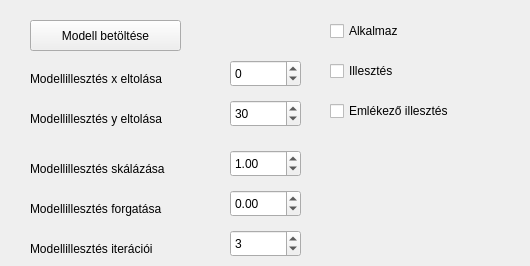
    <widget class="QWidget" name="tab_3">
     <attribute name="title">
      <string>B modell</string>
     </attribute>
     <widget class="QPushButton" name="loadModelB">
      <property name="geometry">
       <rect>
        <x>30</x>
        <y>20</y>
        <width>151</width>
        <height>31</height>
       </rect>
      </property>
      <property name="text">
       <string>Modell betöltése</string>
      </property>
     </widget>
     <widget class="QDoubleSpinBox" name="modelRotB">
      <property name="geometry">
       <rect>
        <x>230</x>
        <y>190</y>
        <width>71</width>
        <height>27</height>
       </rect>
      </property>
      <property name="minimum">
       <double>-10.000000000000000</double>
      </property>
      <property name="singleStep">
       <double>0.010000000000000</double>
      </property>
     </widget>
     <widget class="QSpinBox" name="xShiftB">
      <property name="geometry">
       <rect>
        <x>230</x>
        <y>60</y>
        <width>71</width>
        <height>27</height>
       </rect>
      </property>
      <property name="minimum">
       <number>-100</number>
      </property>
     </widget>
     <widget class="QLabel" name="xShiftLabel_2">
      <property name="geometry">
       <rect>
        <x>30</x>
        <y>70</y>
        <width>181</width>
        <height>17</height>
       </rect>
      </property>
      <property name="text">
       <string>Modellillesztés x eltolása</string>
      </property>
     </widget>
     <widget class="QLabel" name="yShiftLabel_2">
      <property name="geometry">
       <rect>
        <x>30</x>
        <y>110</y>
        <width>181</width>
        <height>17</height>
       </rect>
      </property>
      <property name="text">
       <string>Modellillesztés y eltolása</string>
      </property>
     </widget>
     <widget class="QLabel" name="modelRotLabel_2">
      <property name="geometry">
       <rect>
        <x>30</x>
        <y>200</y>
        <width>181</width>
        <height>17</height>
       </rect>
      </property>
      <property name="text">
       <string>Modellillesztés forgatása</string>
      </property>
     </widget>
     <widget class="QLabel" name="modelScaleLabel_2">
      <property name="geometry">
       <rect>
        <x>30</x>
        <y>160</y>
        <width>181</width>
        <height>17</height>
       </rect>
      </property>
      <property name="text">
       <string>Modellillesztés skálázása</string>
      </property>
     </widget>
     <widget class="QLabel" name="modelIterationsLabel_2">
      <property name="geometry">
       <rect>
        <x>30</x>
        <y>240</y>
        <width>181</width>
        <height>17</height>
       </rect>
      </property>
      <property name="text">
       <string>Modellillesztés iterációi</string>
      </property>
     </widget>
     <widget class="QSpinBox" name="yShiftB">
      <property name="geometry">
       <rect>
        <x>230</x>
        <y>100</y>
        <width>71</width>
        <height>27</height>
       </rect>
      </property>
      <property name="minimum">
       <number>-100</number>
      </property>
      <property name="value">
       <number>30</number>
      </property>
     </widget>
     <widget class="QSpinBox" name="modelIterationsB">
      <property name="geometry">
       <rect>
        <x>230</x>
        <y>230</y>
        <width>71</width>
        <height>27</height>
       </rect>
      </property>
      <property name="value">
       <number>3</number>
      </property>
     </widget>
     <widget class="QDoubleSpinBox" name="modelScaleB">
      <property name="geometry">
       <rect>
        <x>230</x>
        <y>150</y>
        <width>71</width>
        <height>27</height>
       </rect>
      </property>
      <property name="maximum">
       <double>1000.990000000000009</double>
      </property>
      <property name="singleStep">
       <double>0.010000000000000</double>
      </property>
      <property name="value">
       <double>1.000000000000000</double>
      </property>
     </widget>
     <widget class="QCheckBox" name="memoFitB">
      <property name="geometry">
       <rect>
        <x>330</x>
        <y>100</y>
        <width>191</width>
        <height>22</height>
       </rect>
      </property>
      <property name="text">
       <string>Emlékező illesztés</string>
      </property>
     </widget>
     <widget class="QCheckBox" name="modelFitB">
      <property name="geometry">
       <rect>
        <x>330</x>
        <y>60</y>
        <width>191</width>
        <height>22</height>
       </rect>
      </property>
      <property name="text">
       <string>Illesztés</string>
      </property>
     </widget>
     <widget class="QCheckBox" name="inUseB">
      <property name="geometry">
       <rect>
        <x>330</x>
        <y>20</y>
        <width>97</width>
        <height>22</height>
       </rect>
      </property>
      <property name="text">
       <string>Alkalmaz</string>
      </property>
     </widget>
    </widget>
